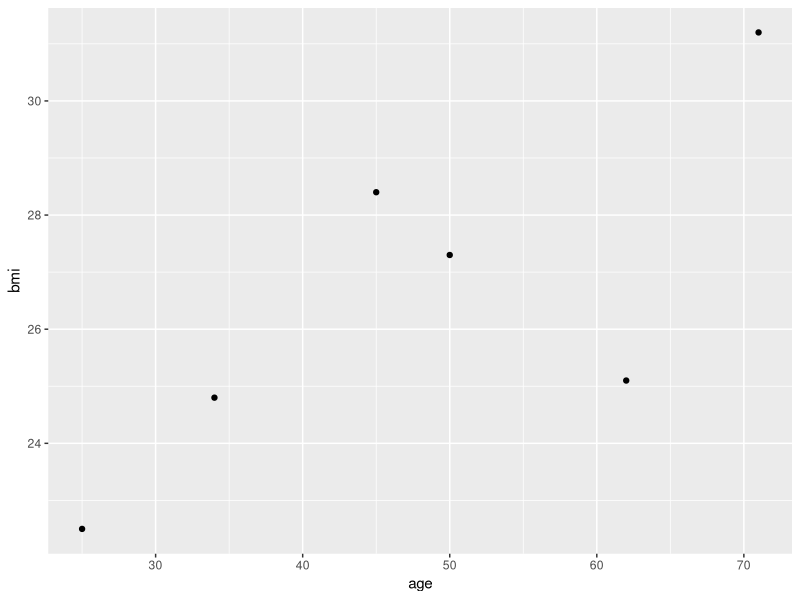
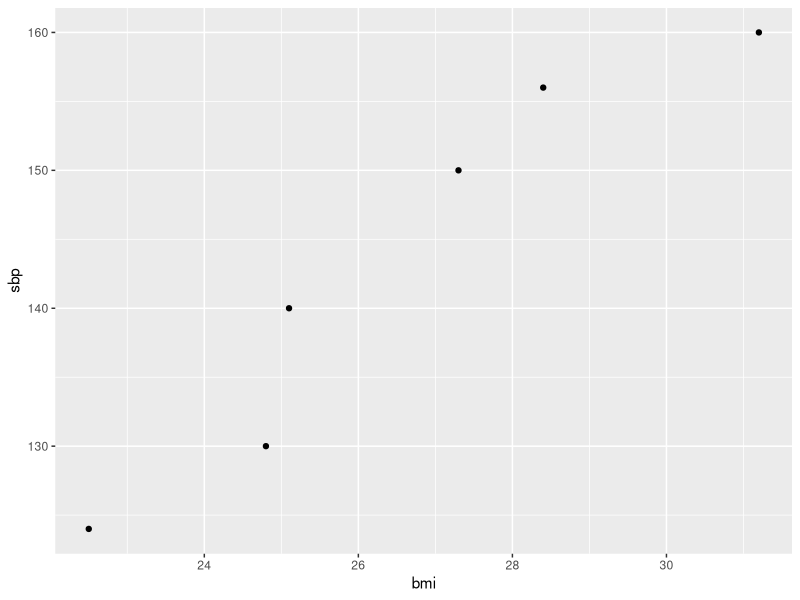
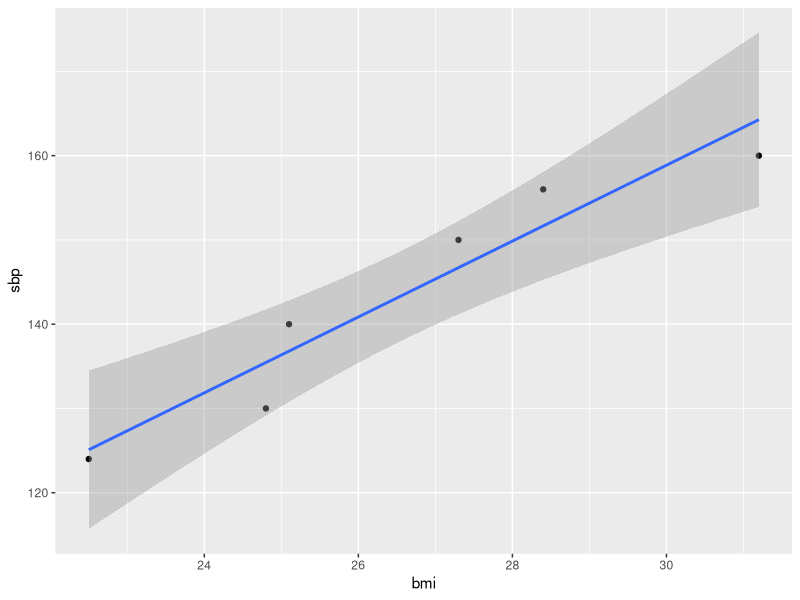

These figures' R source, in order:
install.packages("ggplot2")
library(ggplot2)


patients <- data.frame(
  id = 1:6,
  age = c(25, 45, 62, 34, 71, 50),
  sex = c("M", "F", "M", "F", "M", "F"),
  bmi = c(22.5, 28.4, 25.1, 24.8, 31.2, 27.3),
  sbp = c(124, 156, 140, 130, 160, 150),
  diabetes = c(
    "No", "Yes", "No",
    "No", "Yes", "Yes"
  )
)

ggplot(
  patients,
  aes(
    x = age,
    y = bmi
  )
) +
  geom_point()


ggplot(
  patients,
  aes(
    x = bmi,
    y = sbp
  )
) +
  geom_point()


ggplot(
  patients,
  aes(
    x = bmi,
    y = sbp
  )
) +
  geom_point() +
  geom_smooth(
    method = "lm"
  )
